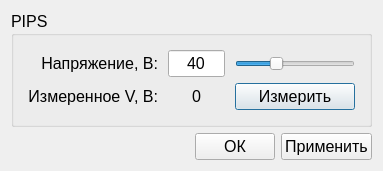
<?xml version="1.0" encoding="UTF-8"?>
<ui version="4.0">
 <class>Dialog</class>
 <widget class="QDialog" name="Dialog">
  <property name="geometry">
   <rect>
    <x>0</x>
    <y>0</y>
    <width>370</width>
    <height>144</height>
   </rect>
  </property>
  <property name="windowTitle">
   <string>Управление HVIP</string>
  </property>
  <layout class="QVBoxLayout" name="verticalLayout">
   <item>
    <widget class="QGroupBox" name="groupBox">
     <property name="font">
      <font>
       <pointsize>12</pointsize>
      </font>
     </property>
     <property name="title">
      <string>PIPS</string>
     </property>
     <layout class="QGridLayout" name="gridLayout">
      <item row="2" column="2">
       <layout class="QGridLayout" name="gridLayout_2">
        <property name="leftMargin">
         <number>5</number>
        </property>
        <property name="topMargin">
         <number>5</number>
        </property>
        <property name="rightMargin">
         <number>5</number>
        </property>
        <property name="bottomMargin">
         <number>5</number>
        </property>
        <property name="horizontalSpacing">
         <number>10</number>
        </property>
        <item row="1" column="2">
         <widget class="QLineEdit" name="lineEdit_set_v_pips">
          <property name="minimumSize">
           <size>
            <width>57</width>
            <height>0</height>
           </size>
          </property>
          <property name="styleSheet">
           <string notr="true">font: 12pt &quot;MS Shell Dlg 2&quot;;</string>
          </property>
          <property name="text">
           <string>40</string>
          </property>
          <property name="alignment">
           <set>Qt::AlignCenter</set>
          </property>
         </widget>
        </item>
        <item row="1" column="1">
         <widget class="QLabel" name="label">
          <property name="font">
           <font>
            <pointsize>12</pointsize>
           </font>
          </property>
          <property name="text">
           <string>Напряжение, В:</string>
          </property>
          <property name="alignment">
           <set>Qt::AlignRight|Qt::AlignTrailing|Qt::AlignVCenter</set>
          </property>
         </widget>
        </item>
        <item row="2" column="3">
         <widget class="QPushButton" name="pushButton_meas">
          <property name="font">
           <font>
            <pointsize>12</pointsize>
           </font>
          </property>
          <property name="text">
           <string>Измерить</string>
          </property>
         </widget>
        </item>
        <item row="1" column="3">
         <widget class="QSlider" name="horizontalSlider_v_pips">
          <property name="minimumSize">
           <size>
            <width>120</width>
            <height>0</height>
           </size>
          </property>
          <property name="maximumSize">
           <size>
            <width>16777215</width>
            <height>16777215</height>
           </size>
          </property>
          <property name="minimum">
           <number>22</number>
          </property>
          <property name="maximum">
           <number>77</number>
          </property>
          <property name="sliderPosition">
           <number>40</number>
          </property>
          <property name="orientation">
           <enum>Qt::Horizontal</enum>
          </property>
         </widget>
        </item>
        <item row="1" column="0">
         <spacer name="horizontalSpacer_2">
          <property name="orientation">
           <enum>Qt::Horizontal</enum>
          </property>
          <property name="sizeHint" stdset="0">
           <size>
            <width>40</width>
            <height>20</height>
           </size>
          </property>
         </spacer>
        </item>
        <item row="2" column="2">
         <widget class="QLabel" name="label_meas_v_pips">
          <property name="font">
           <font>
            <pointsize>12</pointsize>
           </font>
          </property>
          <property name="text">
           <string>0</string>
          </property>
          <property name="alignment">
           <set>Qt::AlignCenter</set>
          </property>
         </widget>
        </item>
        <item row="2" column="1">
         <widget class="QLabel" name="label_2">
          <property name="font">
           <font>
            <pointsize>12</pointsize>
           </font>
          </property>
          <property name="text">
           <string>Измеренное V, В:</string>
          </property>
          <property name="alignment">
           <set>Qt::AlignRight|Qt::AlignTrailing|Qt::AlignVCenter</set>
          </property>
         </widget>
        </item>
        <item row="1" column="4">
         <spacer name="horizontalSpacer_3">
          <property name="orientation">
           <enum>Qt::Horizontal</enum>
          </property>
          <property name="sizeHint" stdset="0">
           <size>
            <width>40</width>
            <height>20</height>
           </size>
          </property>
         </spacer>
        </item>
       </layout>
      </item>
     </layout>
    </widget>
   </item>
   <item>
    <spacer name="verticalSpacer">
     <property name="orientation">
      <enum>Qt::Vertical</enum>
     </property>
     <property name="sizeHint" stdset="0">
      <size>
       <width>20</width>
       <height>40</height>
      </size>
     </property>
    </spacer>
   </item>
   <item>
    <layout class="QHBoxLayout" name="horizontalLayout">
     <item>
      <spacer name="horizontalSpacer">
       <property name="orientation">
        <enum>Qt::Horizontal</enum>
       </property>
       <property name="sizeHint" stdset="0">
        <size>
         <width>40</width>
         <height>20</height>
        </size>
       </property>
      </spacer>
     </item>
     <item>
      <widget class="QPushButton" name="pushButton_ok">
       <property name="font">
        <font>
         <pointsize>12</pointsize>
        </font>
       </property>
       <property name="text">
        <string>ОК</string>
       </property>
      </widget>
     </item>
     <item>
      <widget class="QPushButton" name="pushButton_apply">
       <property name="font">
        <font>
         <pointsize>12</pointsize>
        </font>
       </property>
       <property name="text">
        <string>Применить</string>
       </property>
      </widget>
     </item>
    </layout>
   </item>
  </layout>
 </widget>
 <resources/>
 <connections/>
</ui>
